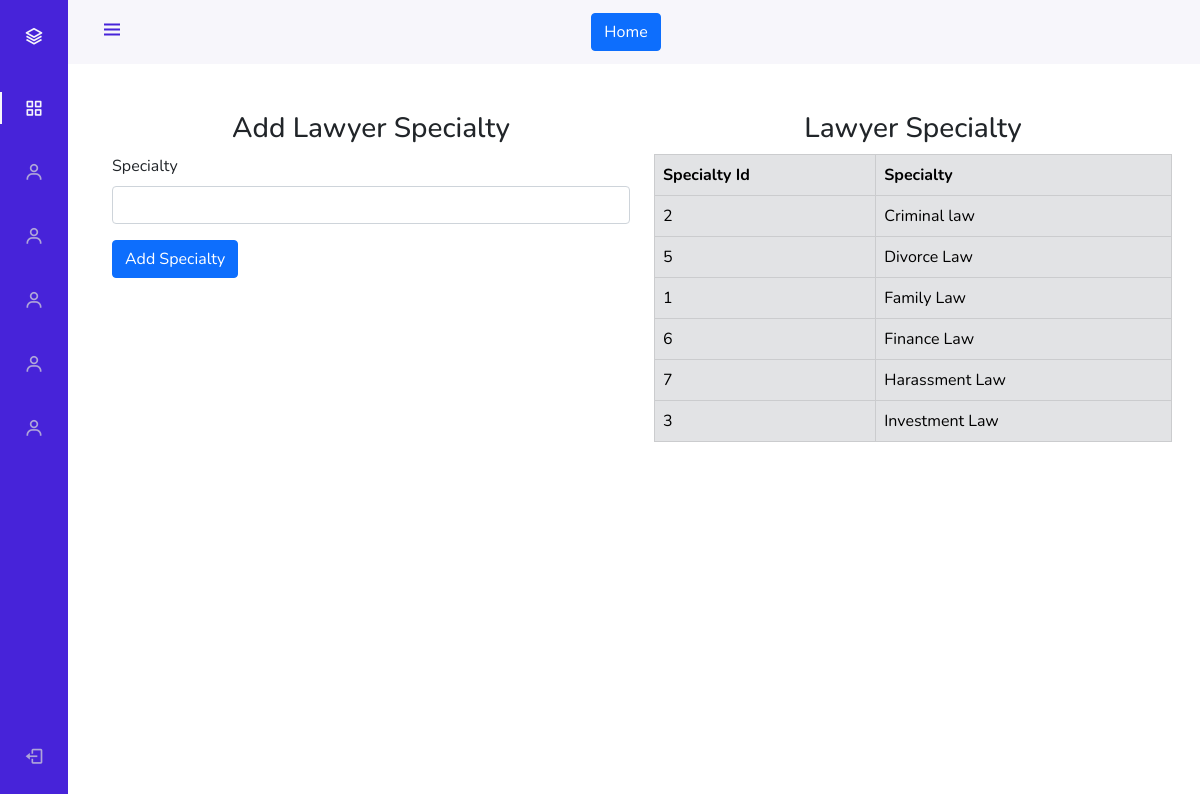
/Admin/add-specialty.php (signed in), run on the app's committed database.
### tables this page shows
CREATE TABLE `specialty` (
  `specialty_id` int(11) NOT NULL,
  `specialty` varchar(111) NOT NULL
);

### Admin/add-specialty.php (the view, shortened to what this page needs)
<?php
if ($_SESSION['login'] == TRUE and $_SESSION['admin_status'] == 'active') {
?>
    <!DOCTYPE html>
    <html lang="en">
    <head>
    </head>
    <body>
        <?php
        include "header.php";
        ?>
        <div class="container pt-5">
            <div class="row">
                <div class="col-md-6">
                <h3 class="text-center">Add Lawyer Specialty</h3>
                    <form action="<?php $_SERVER['PHP_SELF'] ?>" method="post">
                        <div class="mb-3">
                            <label for="specialty" class="form-label">Specialty</label>
                            <input type="text" name="specialty" class="form-control" id="specialty">
                        </div>
                        <button type="submit" name="add_specialty" class="btn btn-primary">Add Specialty</button>
                    </form>
                </div>
                <div class="col-md-6">
                    <h3 class="text-center">Lawyer Specialty</h3>
                    <?php
                    $sql = "SELECT * FROM specialty ";
                    $query = mysqli_query($conn, $sql);
                    if (mysqli_num_rows($query) > 0) {
                    ?>
                        <table class="table table-secondary table-bordered">
                            <thead>
                                <tr>
                                    <th>Specialty Id</th>
                                    <th>Specialty</th>
                                </tr>
                            </thead>
                            <?php
                            while ($row = mysqli_fetch_assoc($query)) {
                            ?>
                                <tbody>
                                    <tr>
                                        <td><?php echo $row['specialty_id'] ?></td>
                                        <td><?php echo $row['specialty'] ?></td>
                                    </tr>
                                </tbody>
                            <?php } ?>
                        </table>
                    <?php } ?>
                </div>
            </div>
        </div>
    </body>
    </html>
<?php
} else {
    header("Location: ../login.php");
}
?>

### Admin/dashboard.css (style rules this page uses)
:root { --header-height: 3rem;--nav-width: 68px;--first-color: #4723D9;--first-color-light: #AFA5D9;--white-color: #F7F6FB;--body-font: 'Nunito', sans-serif;--normal-font-size: 1rem;--z-fixed: 100 }
*,::before,::after { box-sizing: border-box }
body { position: relative;margin: var(--header-height) 0 0 0;padding: 0 1rem;font-family: var(--body-font);font-size: var(--normal-font-size);transition: .5s }
@media screen and (min-width: 768px) { body { margin: calc(var(--header-height) + 1rem) 0 0 0;padding-left: calc(var(--nav-width) + 2rem) } }

### data on the page
specialty: specialty_id "2", specialty "Criminal law"
specialty: specialty_id "5", specialty "Divorce Law"
specialty: specialty_id "1", specialty "Family Law"
specialty: specialty_id "6", specialty "Finance Law"
specialty: specialty_id "7", specialty "Harassment Law"
specialty: specialty_id "3", specialty "Investment Law"
